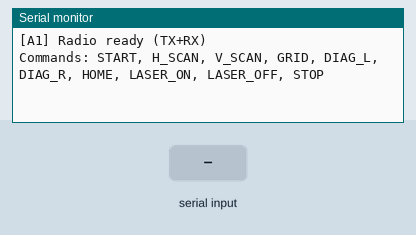
Simulated run of this sketch. Board: Arduino Uno, built with avr-gcc and run on an emulated ATmega328P. Shown: the last lines printed to the serial monitor. The inputs (shaded band) are chosen by the test bench. No radio packets arrive unless stated.

Above: at 1.2 s.
1.3 s: "ID=\n" received over Serial
At 2.4 s:
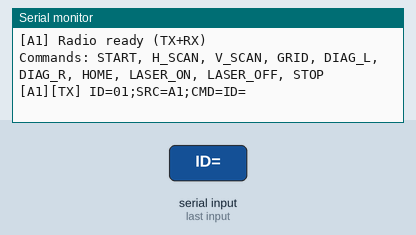
2.8 s: "1\n" received over Serial
At 3.4 s:
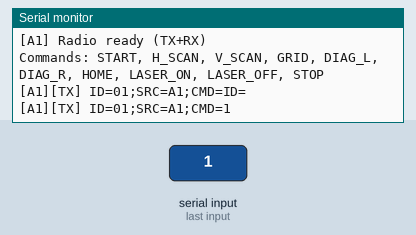

Measured:
- after the input at 1.3 s, the serial monitor: prints a new line after 0.06 s (image 1)
- after the input at 2.8 s, the serial monitor: prints a new line after 0.06 s (image 2)

The sketch:

Pult.ino
```cpp
#include <VirtualWire.h>

#define TX_PIN 11
#define RX_PIN 2

String device_id = "01";
unsigned long lastSend = 0;

void setup() {
  Serial.begin(9600);
  vw_set_tx_pin(TX_PIN);
  vw_set_rx_pin(RX_PIN);
  vw_setup(2000);
  vw_rx_start();

  Serial.println("[A1] Radio ready (TX+RX)");
  Serial.println("Commands: START, H_SCAN, V_SCAN, GRID, DIAG_L, DIAG_R, HOME, LASER_ON, LASER_OFF, STOP");
}

void sendCommand(String cmd) {
  String msg = "ID=" + device_id + ";SRC=A1;CMD=" + cmd;
  vw_send((uint8_t*)msg.c_str(), msg.length());
  vw_wait_tx();

  Serial.print("[A1][TX] ");
  Serial.println(msg);
}

void receiveAck() {
  uint8_t buf[VW_MAX_MESSAGE_LEN];
  uint8_t buflen = VW_MAX_MESSAGE_LEN;

  if (vw_get_message(buf, &buflen)) {
    buf[buflen] = 0;
    String msg = String((char*)buf);

    if (!msg.startsWith("ID=" + device_id)) return;

    Serial.print("[A1][RX] ");
    Serial.println(msg);
  }
}

void loop() {
  receiveAck();

  if (Serial.available()) {
    String cmd = Serial.readStringUntil('\n');
    cmd.trim();
    cmd.toUpperCase();

    if (cmd.length() > 0) {
      sendCommand(cmd);
    }
  }
}
```
